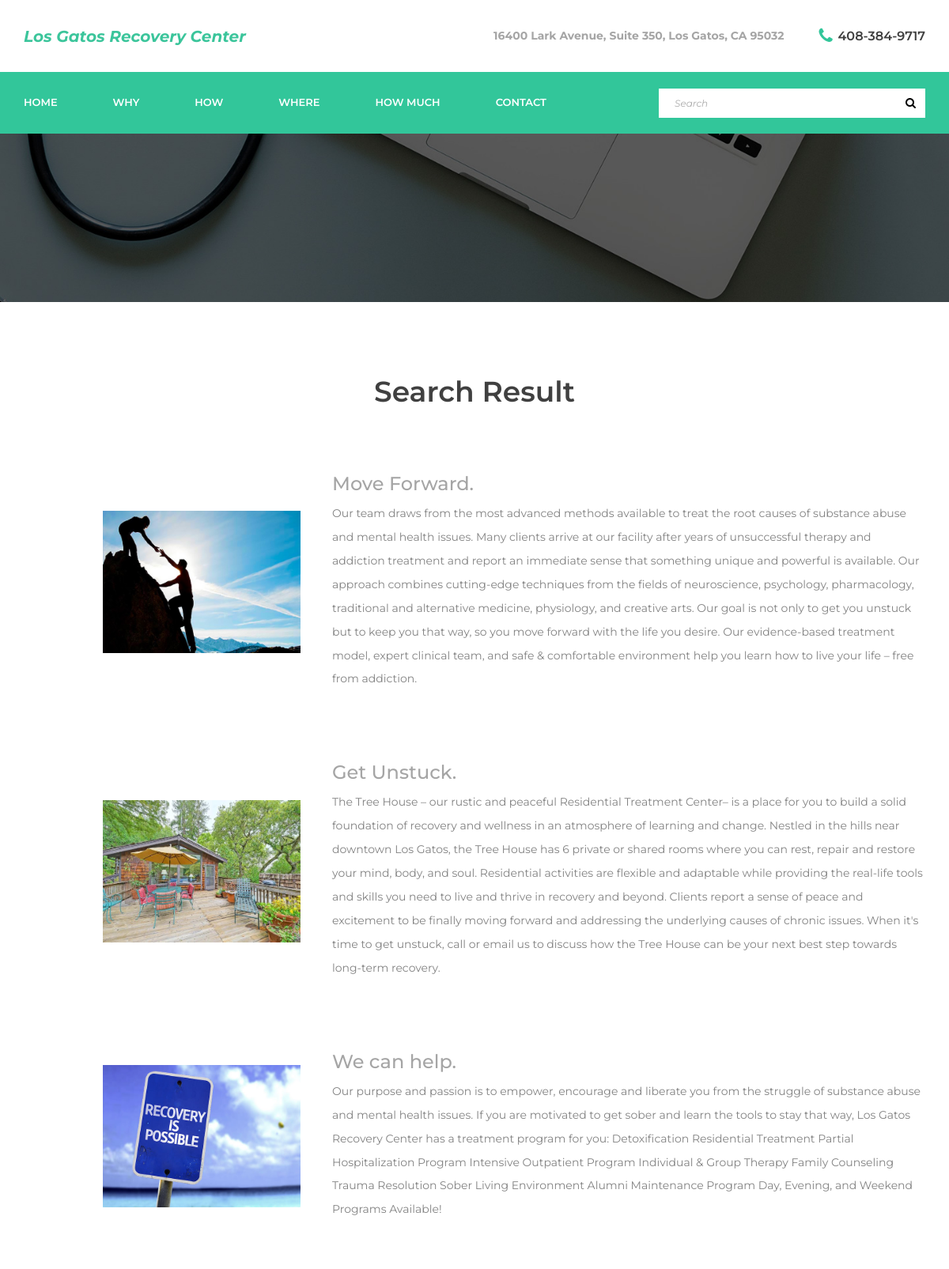
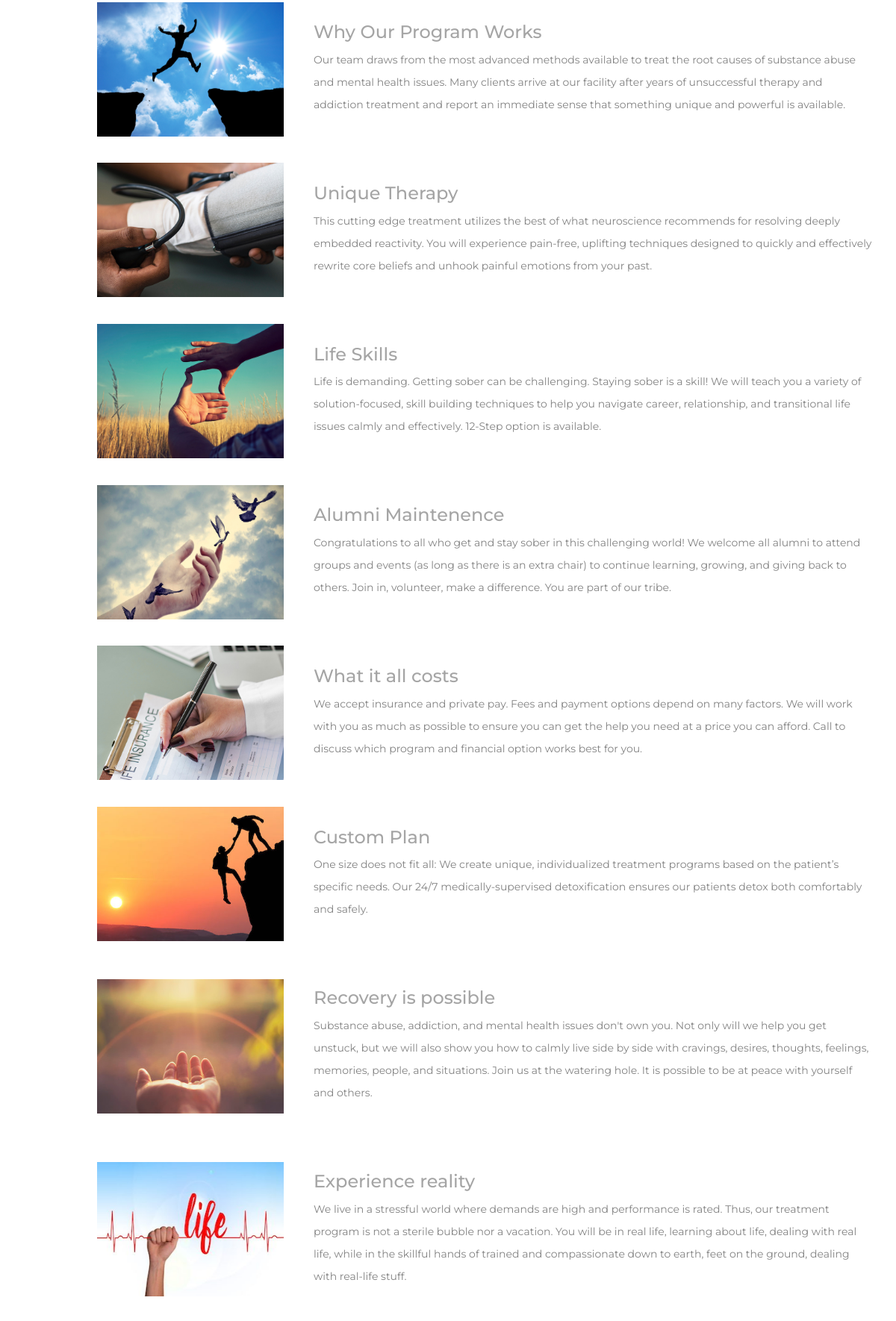
Screenshot of /search (upper part) with the database file from the repository (2 pictures, top to bottom).
### home/models.py (models this page shows, shortened)
class Article(models.Model):
    id           = models.AutoField(auto_created=True, primary_key=True, serialize=False, verbose_name='ID')
    publish      = models.CharField(max_length=120, choices=ARTICLE_CATEGORY, default='home_first')
    title        = models.CharField(max_length=150, unique=True, null=False, verbose_name='Title')
    text         = models.TextField(verbose_name='body')
    articlecover = models.ImageField(upload_to='static/images', null=True, blank=True)
    objects = ArticleManager()
    class Meta:
        verbose_name = 'Article'
        verbose_name_plural = 'Articles'

### home/views.py (the view)
# urls.py: path('search', views.Search.as_view(), name='search'),
class Search(ListView):
	template_name = 'home/search.html'
	model = Article
	def get_queryset(self, *args, **kwargs):
		search_word = self.request.GET.get('search_word')
		if search_word:
			qs = super(Search, self).get_queryset(*args, **kwargs).filter(title__contains=search_word.lower())
			return qs
		else:
			qs = Article.objects.all()
			return qs

### home/models.py (called while the page is built)
    def get_queryset(self):
        return ArticleQuerySet(self.model, using=self._db)

### templates/home/search.html
{% extends 'base.html' %}
{% load staticfiles %}
{% block content %}
<div class="about">
    <div class="container">
        <div class="row">
            <div class="col text-center">
                <div class="section_title">Search Result</div>
            </div>
        </div>
        {% for object in object_list %}
        <div class="row about_row row-eq-height">
                <div class="col-lg-4">
                        <div class="about_image"><img src="{{object.articlecover}}" alt="" width="250" height="180"></div>
                    </div>
                <div class="col-lg-8">
                    <div class="about_text_2">
                        <h3>{{object.title}}</h3>
                        <p>{{object.text}}</p>
                    </div>
                </div>
        </div>
        {% endfor %}
    </div>
</div>
{% endblock %}

### templates/base.html (shortened to what this page needs)
<!DOCTYPE html>
{% load staticfiles %}
<html lang="en">
<head>
<link rel="stylesheet" type="text/css" href="{% static 'styles/bootstrap4/bootstrap.min.css' %}">
<link href="{% static 'plugins/font-awesome-4.7.0/css/font-awesome.min.css' %}" rel="stylesheet" type="text/css">
<link rel="stylesheet" type="text/css" href="{% static 'plugins/OwlCarousel2-2.2.1/owl.carousel.css'%}">
<link rel="stylesheet" type="text/css" href="{% static 'plugins/OwlCarousel2-2.2.1/owl.theme.default.css'%}">
<link rel="stylesheet" type="text/css" href="{% static 'plugins/OwlCarousel2-2.2.1/animate.css'%}">
{% if active_page == 'home' %}
<link rel="stylesheet" type="text/css" href="{% static 'styles/main_styles.css' %}">
<link rel="stylesheet" type="text/css" href="{% static 'styles/responsive.css'  %}">
{% elif active_page == 'contact' %}
<link rel="stylesheet" type="text/css" href="{% static 'styles/contact.css' %}">
<link rel="stylesheet" type="text/css" href="{% static 'styles/contact_responsive.css' %}">
{% else %}
<link rel="stylesheet" type="text/css" href="{% static 'styles/about.css'%}">
<link rel="stylesheet" type="text/css" href="{% static 'styles/about_responsive.css'%}">
{% endif %}
</head>
<body>
<div class="super_container">
	{% include "navbar.html" %}
    {%block content%}
	{%endblock%}
</div>
</body>
</html>

### templates/navbar.html (shortened to what this page needs)
{% load staticfiles%}
<div class="home">
    {% if  active_page == 'home'%}
        <div class="background_image" style="background-image:url('{%static bck_image %}');"></div>
    {% else %}
        {% if bck_image %}
        <div class="parallax_background parallax-window" data-parallax="scroll" data-image-src="{% static bck_image %}" data-speed="0.8"></div>
        {% else %}
        <div class="parallax_background parallax-window" data-parallax="scroll" data-image-src="{% static 'images/cta_1.jpg' %}" data-speed="0.8"></div>
        {% endif %}
    {% endif%}
    <header class="header" id="header">
        <div>
            <div class="header_top">
                <div class="container">
                    <div class="row">
                        <div class="col">
                            <div class="header_top_content d-flex flex-row align-items-center justify-content-start">
                                    <a href="{% url 'home:home' %}"><span style="font-size: 20px; color:#3BC59B"><b><i>Los Gatos Recovery Center</i></b></span></a>
                                <div class="header_top_extra d-flex flex-row 	align-items-center justify-content-start ml-auto">
                                    <div class="header_top_nav">
                                        <ul class="d-flex flex-row align-items-center justify-content-start">
                                            <li><b>16400 Lark Avenue, Suite 350, Los Gatos, CA 95032</b></li>
                                        </ul>
                                    </div>
                                    <div class="header_top_phone">
                                        <i class="fa fa-phone" aria-hidden="true"></i>
                                        <span>408-384-9717</span>
                                    </div>
                                </div>
                            </div>
                        </div>
                    </div>
                </div>
            </div>
            <div class="header_nav" id="header_nav_pin">
                <div class="header_nav_inner">
                    <div class="header_nav_container">
                        <div class="container">
                            <div class="row">
                                <div class="col">
                                    <div class="header_nav_content d-flex flex-row align-items-center justify-content-start">
                                        <nav class="main_nav">
                                            <ul class="d-flex flex-row align-items-center justify-content-start">
                                                <li><a id="homemenu" href="{% url 'home:home' %}">Home</a></li>
                                                <li ><a id="whymenu" href="{% url 'home:why' %}">Why</a></li>
                                                <li><a id="howmenu" href="{% url 'home:how' %}">How</a></li>
                                                <li><a id="wheremenu" href="{% url 'home:where' %}">Where</a></li>
                                                <li><a id="howmuchmenu" href="{% url 'home:howmuch' %}">How much</a></li>
                                                <li><a id="contactmenu" href="{% url 'home:contact' %}">Contact</a></li>
                                            </ul>
                                        </nav>
                                        <div class="search_content d-flex flex-row align-items-center justify-content-end ml-auto">
                                            <form method="GET" action="{% url 'home:search' %}"
                                            id="search_container_form" class="search_container_form">
                                                <input type="text" name='search_word' class="search_container_input" placeholder="Search">
                                                <button class="search_container_button" type="submit"><i class="fa fa-search" aria-hidden="true"></i></button>
                                            </form>
                                        </div>
                                    </div>
                                </div>
                            </div>
                        </div>
                    </div>
                </div>
            </div>
        </div>
    </header>
</div>

### static/styles/about.css (style rules this page uses)
* { margin: 0; padding: 0; -webkit-font-smoothing: antialiased; -webkit-text-shadow: rgba(0,0,0,.01) 0 0 1px; text-shadow: rgba(0,0,0,.01) 0 0 1px; }
body { font-family: 'Montserrat', sans-serif; font-size: 14px; font-weight: 400; background: #FFFFFF; color: #a5a5a5; }
div { display: block; position: relative; -webkit-box-sizing: border-box; -moz-box-sizing: border-box; box-sizing: border-box; }
ul { list-style: none; margin-bottom: 0px; }
p { font-family: 'Montserrat', sans-serif; font-size: 14px; line-height: 2.14; font-weight: 400; color: #838383; -webkit-font-smoothing: antialiased; -webkit-text-shadow: rgba(0,0,0,.01) 0 0 1px; text-shadow: rgba(0,0,0,.01) 0 0 1px; }
p:last-of-type { margin-bottom: 0; }
a, a:hover, a:visited, a:active, a:link { text-decoration: none; -webkit-font-smoothing: antialiased; -webkit-text-shadow: rgba(0,0,0,.01) 0 0 1px; text-shadow: rgba(0,0,0,.01) 0 0 1px; }
h3 { font-size: 24px; }
h1, h2, h3, h4, h5, h6 { font-family: 'Montserrat', sans-serif; -webkit-font-smoothing: antialiased; -webkit-text-shadow: rgba(0,0,0,.01) 0 0 1px; text-shadow: rgba(0,0,0,.01) 0 0 1px; }
.super_container { width: 100%; overflow: hidden; }
.parallax-window { min-height: 400px; background: transparent; }
.parallax_background { position: absolute; top: 0; left: 0; width: 100%; height: 100%; }
.section_title { font-size: 36px; font-weight: 600; color: #404040; line-height: 0.75; }
.header { position: absolute; top: 0; left: 0; width: 100%; background: #FFFFFF; z-index: 100; }
.header_top { width: 100%; z-index: 2; }
.header_top_content { height: 91px; -webkit-transition: all 200ms ease; -moz-transition: all 200ms ease; -ms-transition: all 200ms ease; -o-transition: all 200ms ease; transition: all 200ms ease; }
.header_top_nav ul li { position: relative; }
.header_top_phone { margin-left: 44px; }
.header_top_phone i { font-size: 22px; color: #32c69a; vertical-align: middle; transform: translateY(-1px); }
.header_top_phone span { font-size: 16px; font-weight: 600; color: #404040; margin-left: 3px; vertical-align: middle; }
.header_nav { z-index: 2; }
.header_nav_inner { width: 100%; }
.header_nav_container { z-index: 1; background: #32c69a; }
.header_nav_content { height: 78px; }
.main_nav { height: 100%; }
.main_nav ul { height: 100%; }
.main_nav ul li { position: relative; }
.main_nav ul li:not(:last-child) { margin-right: 70px; }
.main_nav ul li a { display: block; position: relative; height: 100%; font-size: 13px; font-weight: 600; color: #FFFFFF; z-index: 1; text-transform: uppercase; -webkit-transition: all 200ms ease; -moz-transition: all 200ms ease; -ms-transition: all 200ms ease; -o-transition: all 200ms ease; transition: all 200ms ease; }
.search_content { height: 60px; }
.search_container_form { position: relative; width: 337px; }
.search_container_input { width: 100%; height: 37px; border: none; outline: none; padding-left: 20px; }
.search_container_button { position: absolute; top: 0; right: 0; width: 37px; height: 37px; border: none; outline: none; cursor: pointer; background: #FFFFFF; }
.home { width: 100%; height: 382px; }
.about { width: 100%; background: #FFFFFF; padding-top: 100px; padding-bottom: 113px; }
.about_row { margin-top: 89px; }
.about_image { position: absolute; top: 50%; -webkit-transform: translateY(-50%); -moz-transform: translateY(-50%); -ms-transform: translateY(-50%); -o-transform: translateY(-50%); transform: translateY(-50%); right: 25px; }

### rows the page displays
Article: articlecover (picture), title "Move Forward.", text "Our team draws from the most advanced methods available to treat the root causes of substance abuse and mental health issues. Many clients arrive at our facility after years of unsuccessful therapy and addiction treatment and report an immediate sense that something unique and powerful is available. Our approach combines cutting-edge techniques from the fields of neuroscience, psychology, pharmacology, traditional and alternative medicine, physiology, and creative arts. Our goal is not only to get you unstuck but to keep you that way, so you move forward with the life you desire. Our evidence-based treatment model, expert clinical team, and safe & comfortable environment help you learn how…"
Article: articlecover (picture), title "Get Unstuck.", text "The Tree House – our rustic and peaceful Residential Treatment Center– is a place for you to build a solid foundation of recovery and wellness in an atmosphere of learning and change. Nestled in the hills near downtown Los Gatos, the Tree House has 6 private or shared rooms where you can rest, repair and restore your mind, body, and soul. Residential activities are flexible and adaptable while providing the real-life tools and skills you need to live and thrive in recovery and beyond. Clients report a sense of peace and excitement to be finally moving forward and addressing the underlying causes of chronic issues. When it's time to get unstuck, call or email us to discuss how the Tree House…"
Article: articlecover (picture), title "We can help.", text "Our purpose and passion is to empower, encourage and liberate you from the struggle of substance abuse and mental health issues. If you are motivated to get sober and learn the tools to stay that way, Los Gatos Recovery Center has a treatment program for you: Detoxification Residential Treatment Partial Hospitalization Program Intensive Outpatient Program Individual & Group Therapy Family Counseling Trauma Resolution Sober Living Environment Alumni Maintenance Program Day, Evening, and Weekend Programs Available!"
Article: articlecover (picture), title "Why Our Program Works", text "Our team draws from the most advanced methods available to treat the root causes of substance abuse and mental health issues. Many clients arrive at our facility after years of unsuccessful therapy and addiction treatment and report an immediate sense that something unique and powerful is available."
Article: articlecover (picture), title "Unique Therapy", text "This cutting edge treatment utilizes the best of what neuroscience recommends for resolving deeply embedded reactivity. You will experience pain-free, uplifting techniques designed to quickly and effectively rewrite core beliefs and unhook painful emotions from your past."
Article: articlecover (picture), title "Life Skills", text "Life is demanding. Getting sober can be challenging. Staying sober is a skill! We will teach you a variety of solution-focused, skill building techniques to help you navigate career, relationship, and transitional life issues calmly and effectively. 12-Step option is available."
Article: articlecover (picture), title "Alumni Maintenence", text "Congratulations to all who get and stay sober in this challenging world! We welcome all alumni to attend groups and events (as long as there is an extra chair) to continue learning, growing, and giving back to others. Join in, volunteer, make a difference. You are part of our tribe."
Article: articlecover (picture), title "What it all costs", text "We accept insurance and private pay. Fees and payment options depend on many factors. We will work with you as much as possible to ensure you can get the help you need at a price you can afford. Call to discuss which program and financial option works best for you."
Article: articlecover (picture), title "Custom Plan", text "One size does not fit all: We create unique, individualized treatment programs based on the patient’s specific needs. Our 24/7 medically-supervised detoxification ensures our patients detox both comfortably and safely."
Article: articlecover (picture), title "Recovery is possible", text "Substance abuse, addiction, and mental health issues don't own you. Not only will we help you get unstuck, but we will also show you how to calmly live side by side with cravings, desires, thoughts, feelings, memories, people, and situations. Join us at the watering hole. It is possible to be at peace with yourself and others."
Article: articlecover (picture), title "Experience reality", text "We live in a stressful world where demands are high and performance is rated. Thus, our treatment program is not a sterile bubble nor a vacation. You will be in real life, learning about life, dealing with real life, while in the skillful hands of trained and compassionate down to earth, feet on the ground, dealing with real-life stuff."
